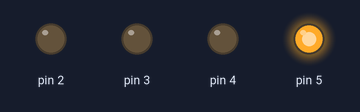
The sketch below on a simulated Arduino Uno, built with avr-gcc and run on an emulated ATmega328P. On the bench: output pins drawn as LEDs (lit = HIGH).

Above: at 2.5 s.
At 7.5 s:
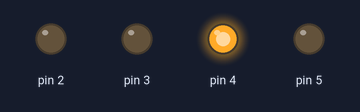
At 12.5 s:
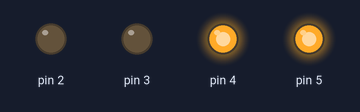
At 17.5 s:
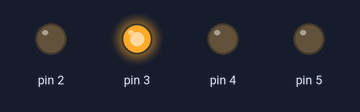
Timing chart, 0 to 26.0 s (numbered marks = the images above):
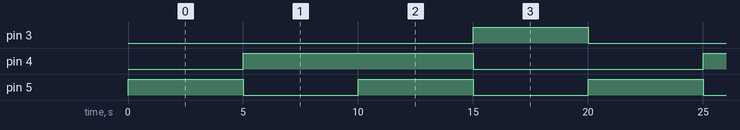

The sketch:

rfmoduleTX.ino
```cpp
void setup()
{

  pinMode(2, OUTPUT);
  pinMode(3, OUTPUT);
  pinMode(4, OUTPUT);
  pinMode(5, OUTPUT);
  for (int i = 0; i < 4; i++)
    {
      digitalWrite(i+2,LOW);
    }
}

int data[4][4] =
{
  {0, 0, 0, 1},
  {0, 0, 1, 0},
  {0, 0, 1, 1},
  {0, 1, 0, 0}
};

void loop()
{

    for (int i = 0; i < 4; i++)
    {
      for (int j = 0; j < 4; j++)
      {
        digitalWrite(j + 2, data[i][j]);

      }
      delay(5000);
    }


}
```

Measured:
- by itself, pin 3: alternates HIGH for 5.0 s and LOW for 15.0 s
- by itself, pin 4: alternates HIGH for 10.0 s and LOW for 10.0 s
- by itself, pin 5: alternates HIGH for 5.0 s and LOW for 5.0 s
